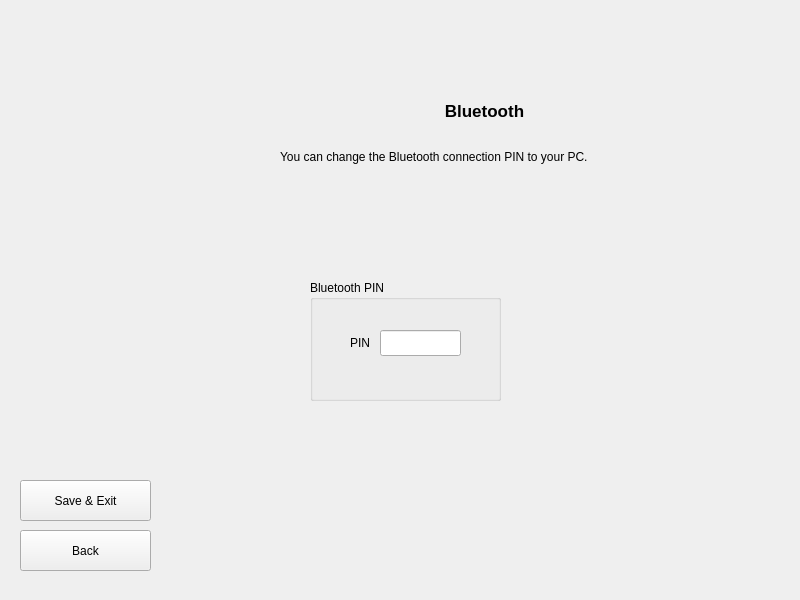
<ui version="4.0" >
 <class>FormBluetooth</class>
 <widget class="QWidget" name="FormBluetooth" >
  <property name="geometry" >
   <rect>
    <x>0</x>
    <y>0</y>
    <width>800</width>
    <height>600</height>
   </rect>
  </property>
  <property name="minimumSize" >
   <size>
    <width>800</width>
    <height>600</height>
   </size>
  </property>
  <property name="windowTitle" >
   <string>Form</string>
  </property>
  <widget class="QLabel" name="label_2" >
   <property name="geometry" >
    <rect>
     <x>0</x>
     <y>0</y>
     <width>800</width>
     <height>600</height>
    </rect>
   </property>
   <property name="text" >
    <string/>
   </property>
   <property name="pixmap" >
    <pixmap>../../../../../usr/share/kademar/utils/cadi/img/bg/cadi.png</pixmap>
   </property>
   <property name="scaledContents" >
    <bool>true</bool>
   </property>
  </widget>
  <widget class="QStackedWidget" name="pageWidget" >
   <property name="geometry" >
    <rect>
     <x>240</x>
     <y>70</y>
     <width>491</width>
     <height>481</height>
    </rect>
   </property>
   <property name="currentIndex" >
    <number>0</number>
   </property>
   <widget class="QWidget" name="software" >
    <widget class="QLabel" name="label_4" >
     <property name="geometry" >
      <rect>
       <x>9</x>
       <y>30</y>
       <width>471</width>
       <height>21</height>
      </rect>
     </property>
     <property name="font" >
      <font>
       <pointsize>13</pointsize>
       <weight>75</weight>
       <bold>true</bold>
      </font>
     </property>
     <property name="text" >
      <string>Bluetooth</string>
     </property>
     <property name="alignment" >
      <set>Qt::AlignCenter</set>
     </property>
    </widget>
    <widget class="QLabel" name="label" >
     <property name="geometry" >
      <rect>
       <x>40</x>
       <y>80</y>
       <width>411</width>
       <height>41</height>
      </rect>
     </property>
     <property name="text" >
      <string>You can change the Bluetooth connection PIN to your PC.</string>
     </property>
     <property name="alignment" >
      <set>Qt::AlignLeading|Qt::AlignLeft|Qt::AlignTop</set>
     </property>
    </widget>
    <widget class="QLabel" name="l_logo_blth" >
     <property name="geometry" >
      <rect>
       <x>300</x>
       <y>200</y>
       <width>121</width>
       <height>141</height>
      </rect>
     </property>
     <property name="text" >
      <string/>
     </property>
     <property name="pixmap" >
      <pixmap>../../../../../usr/share/kademar/utils/cadi/img/bluetooth.png</pixmap>
     </property>
    </widget>
    <widget class="QGroupBox" name="groupBox" >
     <property name="geometry" >
      <rect>
       <x>70</x>
       <y>210</y>
       <width>191</width>
       <height>121</height>
      </rect>
     </property>
     <property name="title" >
      <string>Bluetooth PIN</string>
     </property>
     <widget class="QLineEdit" name="le_pin" >
      <property name="geometry" >
       <rect>
        <x>70</x>
        <y>50</y>
        <width>81</width>
        <height>26</height>
       </rect>
      </property>
      <property name="inputMask" >
       <string>9999; </string>
      </property>
      <property name="text" >
       <string/>
      </property>
      <property name="maxLength" >
       <number>4</number>
      </property>
     </widget>
     <widget class="QLabel" name="label_5" >
      <property name="geometry" >
       <rect>
        <x>19</x>
        <y>53</y>
        <width>41</width>
        <height>20</height>
       </rect>
      </property>
      <property name="text" >
       <string>PIN</string>
      </property>
      <property name="alignment" >
       <set>Qt::AlignRight|Qt::AlignTrailing|Qt::AlignVCenter</set>
      </property>
     </widget>
    </widget>
   </widget>
  </widget>
  <widget class="QLabel" name="label_3" >
   <property name="geometry" >
    <rect>
     <x>20</x>
     <y>10</y>
     <width>90</width>
     <height>90</height>
    </rect>
   </property>
   <property name="text" >
    <string/>
   </property>
   <property name="pixmap" >
    <pixmap>../../../../../usr/share/kademar/utils/cadi/img/kademar.png</pixmap>
   </property>
   <property name="scaledContents" >
    <bool>true</bool>
   </property>
  </widget>
  <widget class="QPushButton" name="b_sortir" >
   <property name="geometry" >
    <rect>
     <x>20</x>
     <y>530</y>
     <width>131</width>
     <height>41</height>
    </rect>
   </property>
   <property name="text" >
    <string>Back</string>
   </property>
   <property name="icon" >
    <iconset>
     <normaloff>../../../../../usr/share/kademar/utils/cadi/img/enrera.png</normaloff>../../../../../usr/share/kademar/utils/cadi/img/enrera.png</iconset>
   </property>
  </widget>
  <widget class="QPushButton" name="b_SaX" >
   <property name="geometry" >
    <rect>
     <x>20</x>
     <y>480</y>
     <width>131</width>
     <height>41</height>
    </rect>
   </property>
   <property name="text" >
    <string>Save &amp;&amp; Exit</string>
   </property>
   <property name="icon" >
    <iconset>
     <normaloff>../../../../../usr/share/kademar/utils/cadi/img/enrera.png</normaloff>../../../../../usr/share/kademar/utils/cadi/img/enrera.png</iconset>
   </property>
  </widget>
 </widget>
 <resources/>
 <connections/>
</ui>
